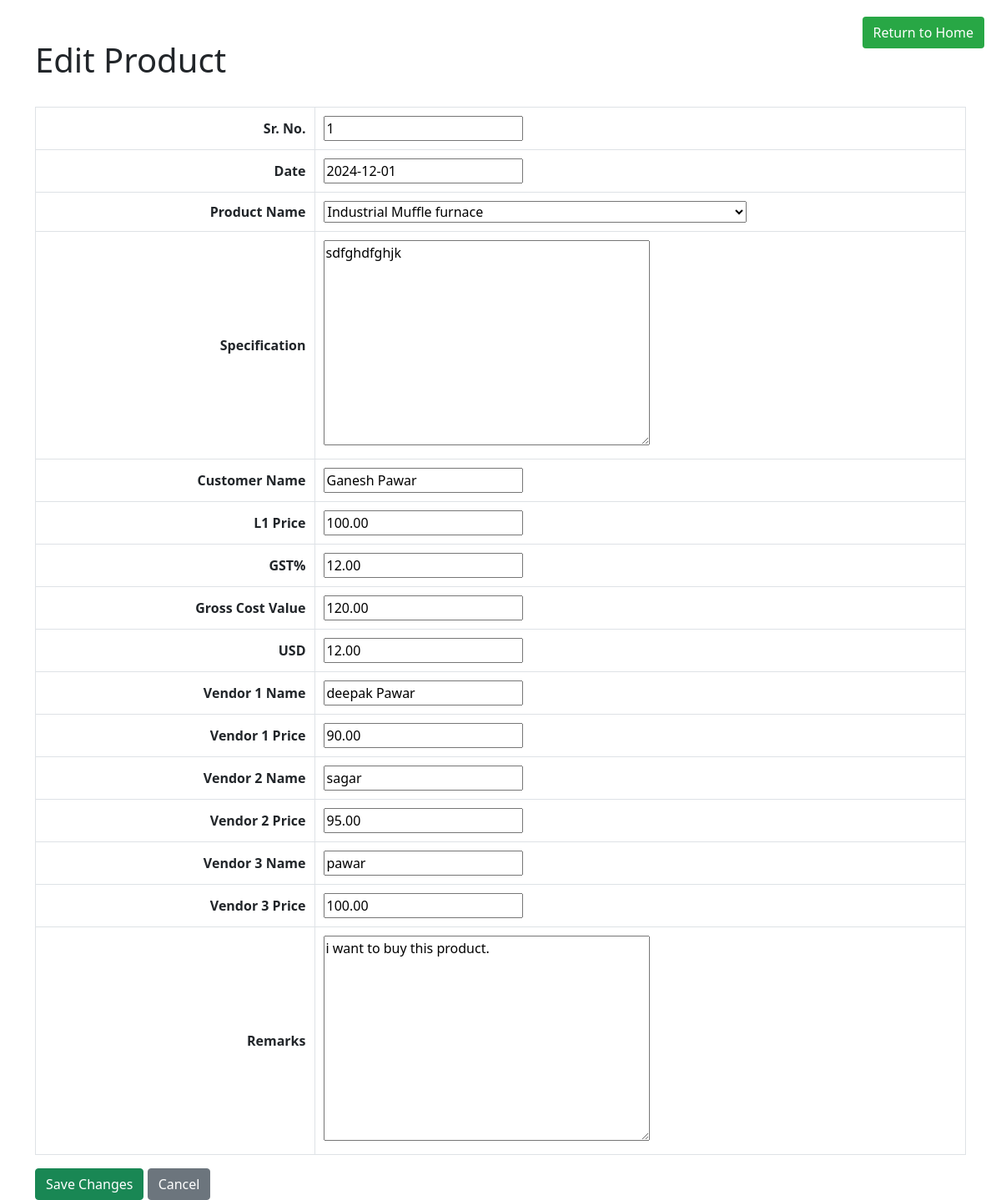
Page /edit/1/ on the committed database.
### DataAdd/models.py (models this page shows, shortened)
class ProductData(models.Model):
    sr_no = models.IntegerField()
    date = models.DateField()
    product_name = models.CharField(max_length=255)
    specification = models.TextField()
    customer_name = models.CharField(max_length=255)
    l1_price = models.DecimalField(max_digits=10, decimal_places=2)
    gst_percent = models.DecimalField(max_digits=5, decimal_places=2)
    gross_cost_value = models.DecimalField(max_digits=10, decimal_places=2)
    usd = models.DecimalField(max_digits=10, decimal_places=2)
    vendor1_name = models.CharField(max_length=255)
    vendor1_price = models.DecimalField(max_digits=10, decimal_places=2)
    vendor2_name = models.CharField(max_length=255)
    vendor2_price = models.DecimalField(max_digits=10, decimal_places=2)
    vendor3_name = models.CharField(max_length=255)
    vendor3_price = models.DecimalField(max_digits=10, decimal_places=2)
    remarks = models.TextField()

### DataAdd/views.py (the view)
# urls.py: path('edit/<int:pk>/', views.edit_product, name='edit_product'),
def edit_product(request, pk):
    product = get_object_or_404(ProductData, pk=pk)
    if request.method == 'POST':
        form = ProductDataForm(request.POST, instance=product)
        if form.is_valid():
            form.save()
            return redirect('all_products')
    else:
        form = ProductDataForm(instance=product)
    return render(request, 'edit_product.html', {'form': form})

### DataAdd/forms.py
class ProductDataForm(forms.ModelForm):
    class Meta:
        model = ProductData
        fields = '__all__'  # Use all fields in the form

### DataAdd/templates/edit_product.html (shortened to what this page needs)
<!DOCTYPE html>
<html lang="en">
<head>
    <link href="https://cdn.jsdelivr.net/npm/bootstrap@5.1.3/dist/css/bootstrap.min.css" rel="stylesheet">
</head>
<body>
    <div class="container mt-5">
        <h1>Edit Product</h1>
        <div class="d-flex justify-content-end mb-4">
            <a href="{% url 'home' %}" class="btn return-home-btn">Return to Home</a>
        </div>
        <form method="POST">
            <table class="form-table table table-bordered">
                <tr>
                    <th>Sr. No.</th>
                    <td>{{ form.sr_no }}</td>
                </tr>
                <tr>
                    <th>Date</th>
                    <td>{{ form.date }}</td>
                </tr>
                <tr>
                    <th>Product Name</th>
                    <td>
                        <select name="product_name" id="product_name" required>
    <option value="Industrial Muffle furnace">Industrial Muffle furnace</option>
</select>
                    </td>
                </tr>
                <tr>
                    <th>Specification</th>
                    <td>{{ form.specification }}</td>
                </tr>
                <tr>
                    <th>Customer Name</th>
                    <td>{{ form.customer_name }}</td>
                </tr>
                <tr>
                    <th>L1 Price</th>
                    <td>{{ form.l1_price }}</td>
                </tr>
                <tr>
                    <th>GST%</th>
                    <td>{{ form.gst_percent }}</td>
                </tr>
                <tr>
                    <th>Gross Cost Value</th>
                    <td>{{ form.gross_cost_value }}</td>
                </tr>
                <tr>
                    <th>USD</th>
                    <td>{{ form.usd }}</td>
                </tr>
                <tr>
                    <th>Vendor 1 Name</th>
                    <td>{{ form.vendor1_name }}</td>
                </tr>
                <tr>
                    <th>Vendor 1 Price</th>
                    <td>{{ form.vendor1_price }}</td>
                </tr>
                <tr>
                    <th>Vendor 2 Name</th>
                    <td>{{ form.vendor2_name }}</td>
                </tr>
                <tr>
                    <th>Vendor 2 Price</th>
                    <td>{{ form.vendor2_price }}</td>
                </tr>
                <tr>
                    <th>Vendor 3 Name</th>
                    <td>{{ form.vendor3_name }}</td>
                </tr>
                <tr>
                    <th>Vendor 3 Price</th>
                    <td>{{ form.vendor3_price }}</td>
                </tr>
                <tr>
                    <th>Remarks</th>
                    <td>{{ form.remarks }}</td>
                </tr>
            </table>
            <div class="mt-3">
                <button type="submit" class="btn btn-success">Save Changes</button>
                <a href="{% url 'home' %}" class="btn btn-secondary">Cancel</a>
            </div>
        </form>
    </div>
</body>
</html>

### DataAdd/templates/edit_product.html (style rules this page uses)
.return-home-btn { background-color: #28a745; color: white; position: absolute; right: 20px; top: 20px; }
.form-table { width: 100%; }
.form-table th, .form-table td { padding: 10px; vertical-align: middle; }
.form-table th { text-align: right; width: 30%; }
.form-table td { width: 70%; }

### rows in the picture
ProductData: sr_no "1", date "2024-12-01", specification "sdfghdfghjk", customer_name "Ganesh Pawar", l1_price "100.00", gst_percent "12.00", gross_cost_value "120.00", usd "12.00", vendor1_name "deepak Pawar", vendor1_price "90.00", vendor2_name "sagar", vendor2_price "95.00", vendor3_name "pawar", vendor3_price "100.00", remarks "i want to buy this product."
